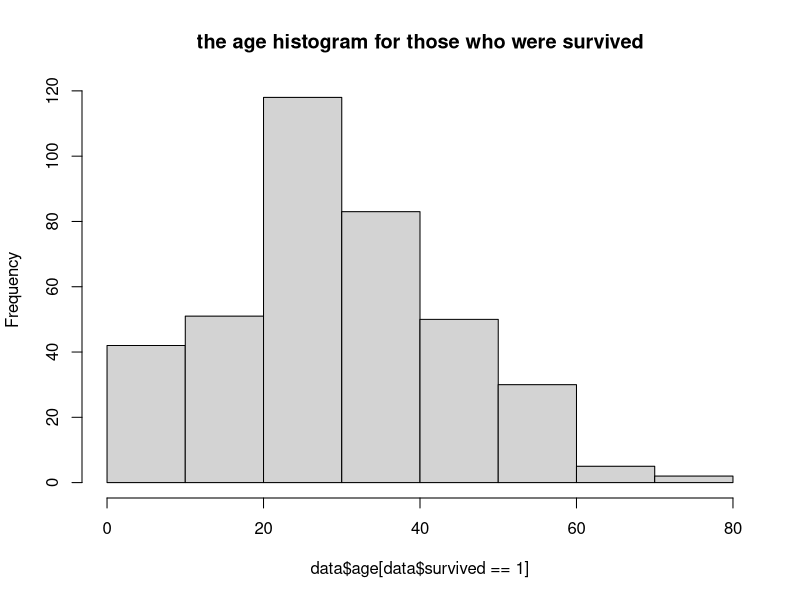
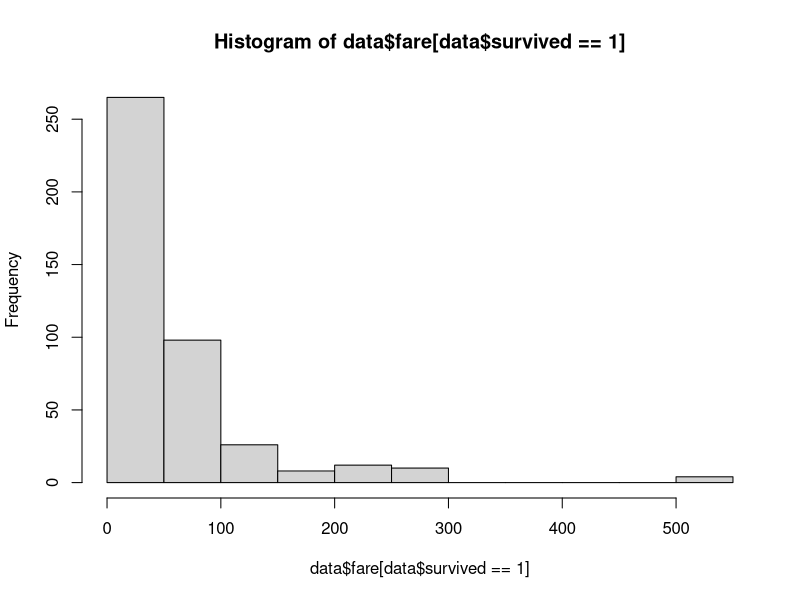
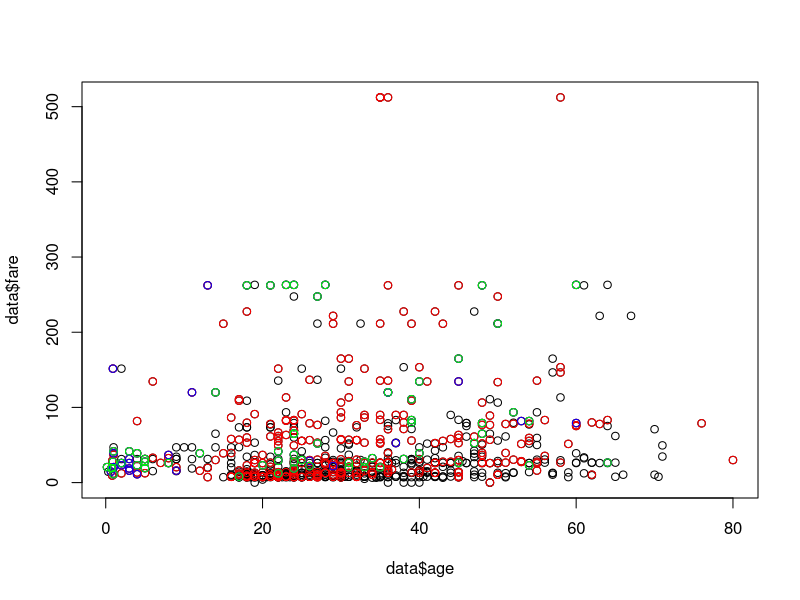

Reproduce these figures in R, in order.
data <- read.csv("titanicTrain.csv")
# 去除NA
data <- data[1:1000,]
# 整理資料格式
data$boat <- as.character(data$boat)
summary(data)












# age 越小，越有可能上船 (但不一定會存活?)
hist(data$age[data$survived==1], main = "the age histogram for those who were survived" )


# 船票價的影響
data$fare[data$survived==1]
hist(data$fare[data$survived==1])
summary(data$fare[data$survived==1])
summary(data$fare)
plot(data$age, data$fare)
points(data$age[data$survived==1], data$fare[data$survived==1], col="red") #活下
points(data$age[data$survived==1 & data$sibsp!=0 & data$parch!=0], data$fare[data$survived==1 & data$sibsp!=0 & data$parch!=0], col="blue")
points(data$age[data$survived==1 & data$sibsp!=0 & data$parch!=0 & data$sex=="female"], data$fare[data$survived==1 & data$sibsp!=0 & data$parch!=0 & data$sex=="female"], col="green")
#活下且有兄弟姊妹親人是女性的比例是
length(data$age[data$survived==1 & data$sibsp!=0 & data$parch!=0& data$sex=="female"])/length(data$age[data$survived==1 & data$sibsp!=0 & data$parch!=0])
length(data$age[data$survived==0 & data$sibsp!=0 & data$parch!=0& data$sex=="male"])/length(data$age[data$survived==0 & data$sibsp!=0 & data$parch!=0])


#活下且有兄弟姊妹親人等等



# 推測: 買最貴的票價存活機率極高
#          

# age 越大，越有可能上船?



# 登船但不一定會存活
data$survived[data$boat != ""]
as.factor(data$survived[data$boat != ""])
summary(as.factor(data$survived[data$boat != ""])) #有登船
summary(as.factor(data$survived[data$boat != ""]))[1]/length(as.factor(data$survived[data$boat != ""]))
# 沒登船但不一定就會死
data$survived[data$boat == ""]
summary(as.factor(data$survived[data$boat == ""])) #沒登船
summary(as.factor(data$survived[data$boat == ""]))[2]/length(as.factor(data$survived[data$boat == ""]))

# changing the data type
data$pclass <- as.factor(data$pclass)
data$survived <- as.factor(data$survived)
data$sex <- as.factor(data$sex)



